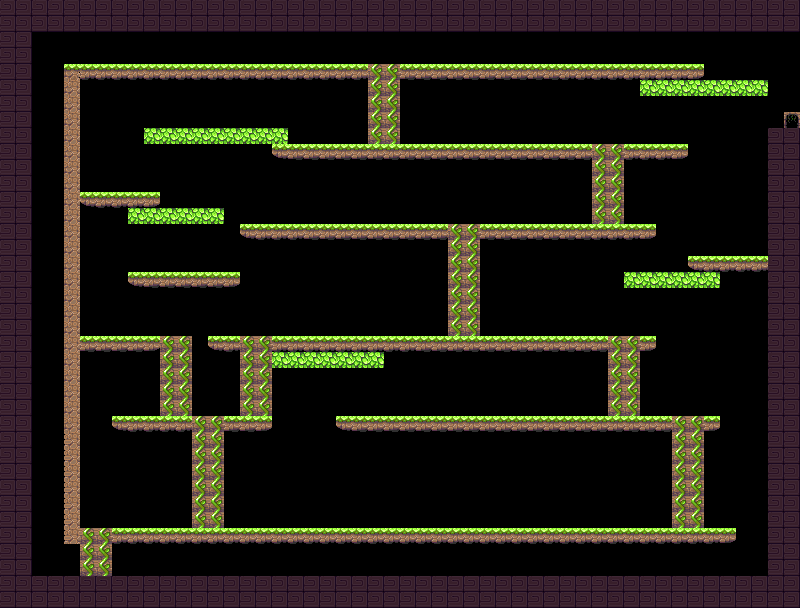

This game map was drawn from its Tiled (.tmx) file and the tilesets committed beside it. A one-line description and the trimmed map source follow:
An orthogonal 50x38 tile map with 16x16 px tiles, 5 tile layers (level2, ladder, vines, exit, ...).

<map version="1.0" orientation="orthogonal" renderorder="left-down" width="50" height="38" tilewidth="16" tileheight="16" nextobjectid="1">
 <tileset firstgid="1" name="tilesheet1" tilewidth="16" tileheight="16" tilecount="114" columns="19">
  <image source="1-Project assets/assets/tilesheet1.png" width="304" height="96" />
 </tileset>
 <layer name="level2" width="50" height="38">
  <data>[1900 cells, 554 non-empty, 8 distinct tile ids]</data>
 </layer>
 <layer name="ladder" width="50" height="38">
  <data>[1900 cells, 98 non-empty, 1 distinct tile ids]</data>
 </layer>
 <layer name="vines" width="50" height="38">
  <data>[1900 cells, 36 non-empty, 1 distinct tile ids]</data>
 </layer>
 <layer name="exit" width="50" height="38">
  <data>[1900 cells, 1 non-empty, 1 distinct tile ids]</data>
 </layer>
 <layer name="edges" width="50" height="38">
  <data>[1900 cells, 25 non-empty, 1 distinct tile ids]</data>
 </layer>
</map>
